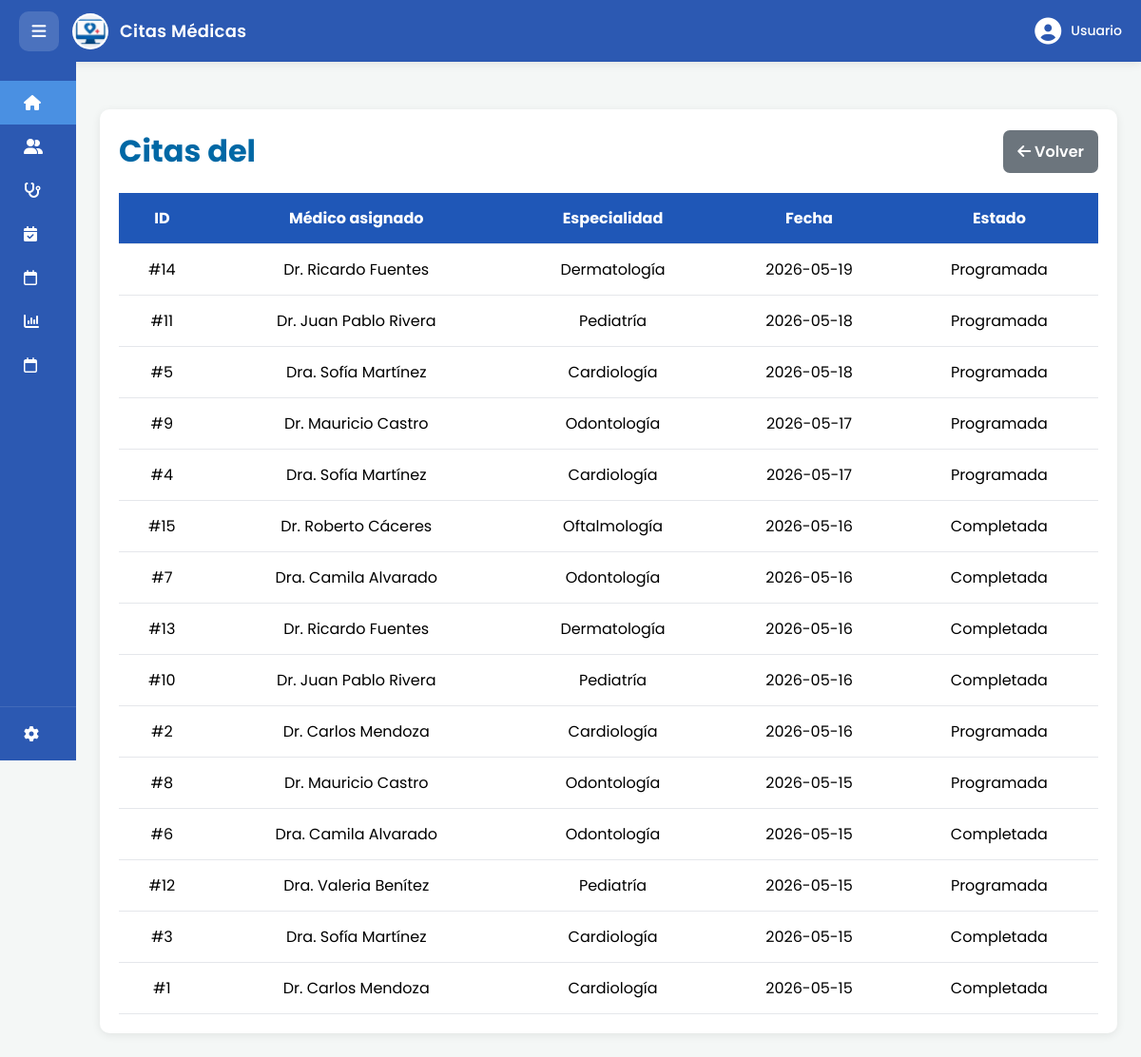
Page /app/views/consultas/resultados_medico.php on the committed database.
### tables this page shows
CREATE TABLE citas (
    id_cita INT AUTO_INCREMENT PRIMARY KEY,
    id_paciente INT NOT NULL,
    id_medico INT NOT NULL,
    fecha_cita DATE NOT NULL,
    hora_cita TIME,
    estado VARCHAR(50) DEFAULT 'Programada',
    motivo_cita TEXT,
    FOREIGN KEY(id_paciente) REFERENCES pacientes(id_paciente) ON DELETE CASCADE,
    FOREIGN KEY(id_medico) REFERENCES medicos(id_medico) ON DELETE RESTRICT
);

CREATE TABLE medicos (
    id_medico INT AUTO_INCREMENT PRIMARY KEY,
    nombre_medico VARCHAR(100) NOT NULL,
    id_especialidad INT NOT NULL,
    telefono VARCHAR(15),
    CONSTRAINT fk_especialidad FOREIGN KEY(id_especialidad) REFERENCES especialidades(id_especialidad)
);

CREATE TABLE especialidades (
    id_especialidad INT AUTO_INCREMENT PRIMARY KEY,
    nombre_especialidad VARCHAR(100) NOT NULL,
    descripcion TEXT
);

### app/views/consultas/resultados_medico.php (the view, shortened to what this page needs)
<?php
require_once __DIR__ . '/../../../config/conexion.php';
$nombre_buscado = $_GET['nombre_medico'] ?? '';
try {
    $sql = "SELECT c.id_cita, m.nombre_medico, e.nombre_especialidad, c.fecha_cita, c.estado
            FROM citas c
            JOIN medicos m ON c.id_medico = m.id_medico
            JOIN especialidades e ON m.id_especialidad = e.id_especialidad
            WHERE m.nombre_medico LIKE :nombre
            ORDER BY c.fecha_cita DESC";
    $stmt = $conexion->prepare($sql);
    $stmt->execute(['nombre' => '%' . $nombre_buscado . '%']);
    $citas = $stmt->fetchAll(PDO::FETCH_ASSOC);
} catch (PDOException $e) {
    die("Error al cargar citas: " . $e->getMessage());
}
?>
<!DOCTYPE html>
<html lang="es">
<head>
    <link rel="stylesheet" href="../../../public/css/pacientes.css">
    <link rel="stylesheet" href="https://cdnjs.cloudflare.com/ajax/libs/font-awesome/6.5.1/css/all.min.css">
</head>
<body>
    <?php include __DIR__ . '/../layouts/header.php'; ?>
    <?php include __DIR__ . '/../layouts/sidebarPaciente.php'; ?>
    <div class="main-content table-container">
        <div class="patients-card">
            <div class="patients-header">
                <h1>Citas del <?= htmlspecialchars($nombre_buscado) ?></h1>
                <a href="index.php" class="btn-add"><i class="fa-solid fa-arrow-left"></i> Volver</a>
            </div>
            <table>
                <thead>
                    <tr>
                        <th>ID</th>
                        <th>Médico asignado</th>
                        <th>Especialidad</th>
                        <th>Fecha</th>
                        <th>Estado</th>
                    </tr>
                </thead>
                <tbody>
                    <?php if (!empty($citas)): ?>
                        <?php foreach ($citas as $c): ?>
                            <tr>
                                <td>#<?= $c['id_cita'] ?></td>
                                <td><?= htmlspecialchars($c['nombre_medico']) ?></td>
                                <td><?= htmlspecialchars($c['nombre_especialidad']) ?></td>
                                <td><?= $c['fecha_cita'] ?></td>
                                <td><?= $c['estado'] ?></td>
                            </tr>
                        <?php endforeach; ?>
                    <?php else: ?>
                        <tr>
                            <td colspan="5" style="text-align: center;">No se encontraron citas para este médico.</td>
                        </tr>
                    <?php endif; ?>
                </tbody>
            </table>
        </div>
    </div>
</body>
</html>

### public/css/pacientes.css (style rules this page uses)
* { margin: 0; padding: 0; box-sizing: border-box; font-family: "Poppins", sans-serif; }
body { display: flex; background-color: #f4f7f6; min-height: 100vh; margin: 0; overflow-x: hidden; }
.main-content { margin-left: 80px; padding: 25px; width: calc(100% - 80px); margin-top: 65px; transition: none; }

### app/views/consultas/resultados_medico.php (style rules this page uses)
.table-container { margin-top: 90px; padding: 25px; }
.patients-card { background: white; border-radius: 10px; padding: 20px; box-shadow: 0 2px 10px rgba(0, 0, 0, 0.08); }
.patients-header { display: flex; justify-content: space-between; align-items: center; margin-bottom: 20px; }
.patients-header h1 { color: #0068a5; }
.btn-add { background: #6c757d; color: white; padding: 10px 15px; border-radius: 7px; text-decoration: none; font-weight: 600; }
table { width: 100%; border-collapse: collapse; }
table th { background: #1f57b7; color: white; padding: 14px; }
table td { padding: 14px; border-bottom: 1px solid #e5e7eb; }
table th, table td { text-align: center; vertical-align: middle; padding: 14px; border-bottom: 1px solid #e5e7eb; }

### rows in the picture
citas: id_cita "14", id_medico.nombre_medico "Dr. Ricardo Fuentes", especialidades.nombre_especialidad "Dermatología", fecha_cita "2026-05-19", estado "Programada"
citas: id_cita "11", id_medico.nombre_medico "Dr. Juan Pablo Rivera", especialidades.nombre_especialidad "Pediatría", fecha_cita "2026-05-18", estado "Programada"
citas: id_cita "5", id_medico.nombre_medico "Dra. Sofía Martínez", especialidades.nombre_especialidad "Cardiología", fecha_cita "2026-05-18", estado "Programada"
citas: id_cita "9", id_medico.nombre_medico "Dr. Mauricio Castro", especialidades.nombre_especialidad "Odontología", fecha_cita "2026-05-17", estado "Programada"
citas: id_cita "4", id_medico.nombre_medico "Dra. Sofía Martínez", especialidades.nombre_especialidad "Cardiología", fecha_cita "2026-05-17", estado "Programada"
citas: id_cita "15", id_medico.nombre_medico "Dr. Roberto Cáceres", especialidades.nombre_especialidad "Oftalmología", fecha_cita "2026-05-16", estado "Completada"
citas: id_cita "7", id_medico.nombre_medico "Dra. Camila Alvarado", especialidades.nombre_especialidad "Odontología", fecha_cita "2026-05-16", estado "Completada"
citas: id_cita "13", id_medico.nombre_medico "Dr. Ricardo Fuentes", especialidades.nombre_especialidad "Dermatología", fecha_cita "2026-05-16", estado "Completada"
citas: id_cita "10", id_medico.nombre_medico "Dr. Juan Pablo Rivera", especialidades.nombre_especialidad "Pediatría", fecha_cita "2026-05-16", estado "Completada"
citas: id_cita "2", id_medico.nombre_medico "Dr. Carlos Mendoza", especialidades.nombre_especialidad "Cardiología", fecha_cita "2026-05-16", estado "Programada"
citas: id_cita "8", id_medico.nombre_medico "Dr. Mauricio Castro", especialidades.nombre_especialidad "Odontología", fecha_cita "2026-05-15", estado "Programada"
citas: id_cita "6", id_medico.nombre_medico "Dra. Camila Alvarado", especialidades.nombre_especialidad "Odontología", fecha_cita "2026-05-15", estado "Completada"
citas: id_cita "12", id_medico.nombre_medico "Dra. Valeria Benítez", especialidades.nombre_especialidad "Pediatría", fecha_cita "2026-05-15", estado "Programada"
citas: id_cita "3", id_medico.nombre_medico "Dra. Sofía Martínez", especialidades.nombre_especialidad "Cardiología", fecha_cita "2026-05-15", estado "Completada"
citas: id_cita "1", id_medico.nombre_medico "Dr. Carlos Mendoza", especialidades.nombre_especialidad "Cardiología", fecha_cita "2026-05-15", estado "Completada"
